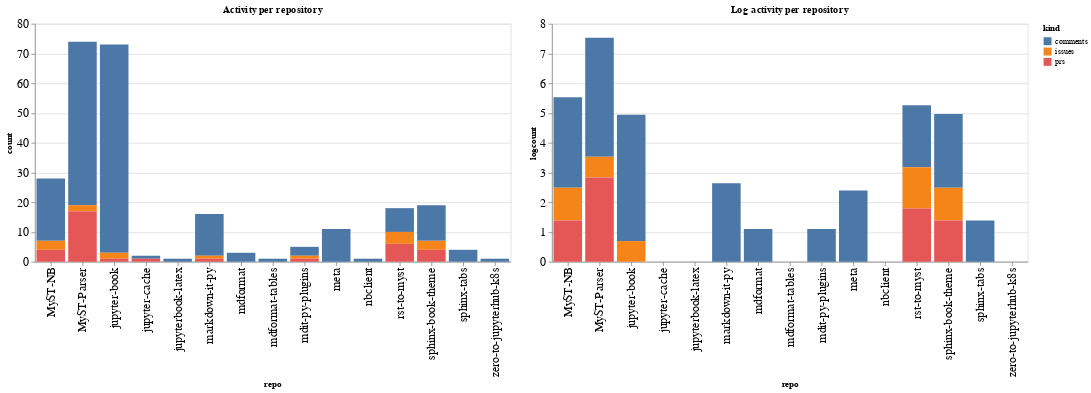

The notebook cell saved with this chart:
### Code cell
ch1 = alt.Chart(repo_summaries, width=600, title="Activity per repository").mark_bar().encode(
    x='repo',
    y='count',
    color='kind',
    tooltip="kind"
)

ch2 = alt.Chart(repo_summaries, width=600, title="Log activity per repository").mark_bar().encode(
    x='repo',
    y='logcount',
    color='kind',
    tooltip="kind"
)

ch1 | ch2

### Figure 1 — Vega-Lite specification as saved in the notebook (floating-point values rounded to 4 significant figures)
{"config": {"axisLeft": {"labelFontSize": 15}, "axisBottom": {"labelFontSize": 15}}, "hconcat": [{"mark": "bar", "encoding": {"color": {"type": "nominal", "field": "kind"}, "tooltip": {"type": "nominal", "field": "kind"}, "x": {"type": "nominal", "field": "repo"}, "y": {"type": "quantitative", "field": "count"}}, "title": "Activity per repository", "width": 600}, {"mark": "bar", "encoding": {"color": {"type": "nominal", "field": "kind"}, "tooltip": {"type": "nominal", "field": "kind"}, "x": {"type": "nominal", "field": "repo"}, "y": {"type": "quantitative", "field": "logcount"}}, "title": "Log activity per repository", "width": 600}], "data": {"name": "data-b6bb6eec4a69d0be844507c8225a3a91"}, "$schema": "https://vega.github.io/schema/vega-lite/v4.8.1.json", "datasets": {"data-b6bb6eec4a69d0be844507c8225a3a91": [{"repo": "MyST-NB", "kind": "comments", "count": 21, "logcount": 3.045}, {"repo": "MyST-NB", "kind": "issues", "count": 3, "logcount": 1.099}, {"repo": "MyST-NB", "kind": "prs", "count": 4, "logcount": 1.386}, {"repo": "MyST-Parser", "kind": "comments", "count": 55, "logcount": 4.007}, {"repo": "MyST-Parser", "kind": "issues", "count": 2, "logcount": 0.6931}, {"repo": "MyST-Parser", "kind": "prs", "count": 17, "logcount": 2.833}, {"repo": "jupyter-book", "kind": "comments", "count": 70, "logcount": 4.248}, {"repo": "jupyter-book", "kind": "issues", "count": 2, "logcount": 0.6931}, {"repo": "jupyter-book", "kind": "prs", "count": 1, "logcount": 0.0}, {"repo": "jupyter-cache", "kind": "comments", "count": 1, "logcount": 0.0}, {"repo": "jupyter-cache", "kind": "prs", "count": 1, "logcount": 0.0}, {"repo": "jupyterbook-latex", "kind": "comments", "count": 1, "logcount": 0.0}, {"repo": "markdown-it-py", "kind": "comments", "count": 14, "logcount": 2.639}, {"repo": "markdown-it-py", "kind": "issues", "count": 1, "logcount": 0.0}, {"repo": "markdown-it-py", "kind": "prs", "count": 1, "logcount": 0.0}, {"repo": "mdformat", "kind": "comments", "count": 3, "logcount": 1.099}, {"repo": "mdformat-tables", "kind": "comments", "count": 1, "logcount": 0.0}, {"repo": "mdit-py-plugins", "kind": "comments", "count": 3, "logcount": 1.099}, {"repo": "mdit-py-plugins", "kind": "issues", "count": 1, "logcount": 0.0}, {"repo": "mdit-py-plugins", "kind": "prs", "count": 1, "logcount": 0.0}, {"repo": "meta", "kind": "comments", "count": 11, "logcount": 2.398}, {"repo": "nbclient", "kind": "comments", "count": 1, "logcount": 0.0}, {"repo": "rst-to-myst", "kind": "comments", "count": 8, "logcount": 2.079}, {"repo": "rst-to-myst", "kind": "issues", "count": 4, "logcount": 1.386}, {"repo": "rst-to-myst", "kind": "prs", "count": 6, "logcount": 1.792}, {"repo": "sphinx-book-theme", "kind": "comments", "count": 12, "logcount": 2.485}, {"repo": "sphinx-book-theme", "kind": "issues", "count": 3, "logcount": 1.099}, {"repo": "sphinx-book-theme", "kind": "prs", "count": 4, "logcount": 1.386}, {"repo": "sphinx-tabs", "kind": "comments", "count": 4, "logcount": 1.386}, {"repo": "zero-to-jupyterhub-k8s", "kind": "comments", "count": 1, "logcount": 0.0}]}}
